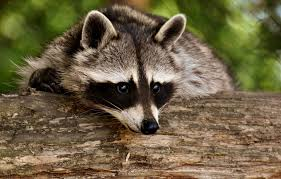
#> input picture actividad 2/animal.jpeg, 281 x 179 px, given in place of the camera
$ python image_capture-2.py
#> lines starting #> are read from the running program, lines starting #| are printed output that depends on the picture; after the words box and inside, x2 and y2 are one past the last pixel; in counts of white or black regions, pixels touching at a corner belong together
#------------------------------------------------------------------------------------------------------------------
#   Image capture program
#------------------------------------------------------------------------------------------------------------------

import cv2
import pickle
from datetime import datetime

# Initialize camera
cam_port = 1
cam = cv2.VideoCapture()
# On Windows you might use cv2.CAP_DSHOW; on macOS/OpenCV defaults are fine.
try:
    cam.open(cam_port, cv2.CAP_DSHOW)
except Exception:
    cam.open(cam_port)
font = cv2.FONT_HERSHEY_SIMPLEX

# Read images
n_images = 50
images = []
i = 0
while (i<n_images):

    result, frame = cam.read()
#> frame is the input picture: shape (179, 281, 3); mean B, G, R 67.1, 96.9, 109

    # Show result
    if result:
        # Convert to grayscale and compute edges
        gray = cv2.cvtColor(frame, cv2.COLOR_BGR2GRAY)
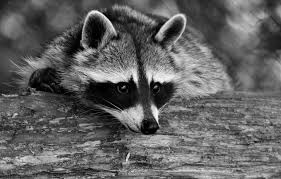
#> gray: shape (179, 281); min 0, max 252, mean 97.1
        # Optional: blur to reduce noise
        blurred = cv2.GaussianBlur(gray, (5,5), 1.4)
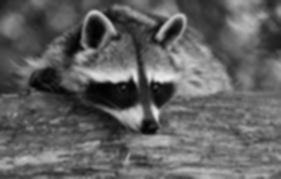
#> blurred: shape (179, 281); min 1, max 233, mean 97.1
        # Canny edge detector - thresholds can be tuned
        edges = cv2.Canny(blurred, 50, 150)
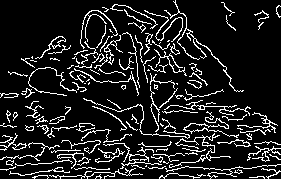
#> edges: shape (179, 281); 12.6% white in thin lines or dots

        # Convert edges to BGR so we can draw text in color if desired
        edges_bgr = cv2.cvtColor(edges, cv2.COLOR_GRAY2BGR)
#> edges_bgr: shape (179, 281, 3); 12.6% white in thin lines or dots

        text = "Image " + str(i) + "/" + str(n_images)
        cv2.putText(edges_bgr, text, (10,450), font, 1, (0, 255, 0), 2, cv2.LINE_AA)

        cv2.imshow("<<Press + to capture image - edges shown>>", edges_bgr)

        # WaitKey once per loop and store the key
        key = cv2.waitKey(1) & 0xFF
#> (key q is pressed here)
        if key == ord('+'):
            # Save the original color frame (or edges if you prefer)
            images.append(frame)
            i+=1
            print("Image " + str(i) + "/" + str(n_images))
        elif key == ord('q'):
            break

    else:
        print("No image detected")
        break

cam.release()
cv2.destroyAllWindows()

# Save data
now = datetime.now().strftime("%m_%d_%Y_%H_%M_%S")
outputFile = open(now + '.obj', 'wb')
pickle.dump(images, outputFile)
outputFile.close()

#------------------------------------------------------------------------------------------------------------------
#   End of file
#------------------------------------------------------------------------------------------------------------------

$ run again, on actividad 2/flores blancas .jpeg
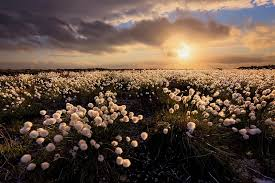
#> input picture actividad 2/flores blancas .jpeg, 275 x 183 px, given in place of the camera
#> frame is the input picture: shape (183, 275, 3); mean B, G, R 64.3, 77.2, 97
#> `blurred = cv2.GaussianBlur(gray, (5,5), 1.4)`:
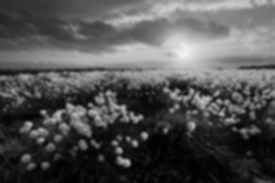
#> blurred: shape (183, 275); min 0, max 241, mean 81.6
#> `edges = cv2.Canny(blurred, 50, 150)`:
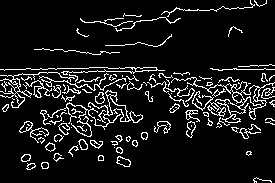
#> edges: shape (183, 275); 9.6% white in thin lines or dots
#> edges_bgr: shape (183, 275, 3); 9.6% white in thin lines or dots

$ run again, on actividad 2/flores.jpeg
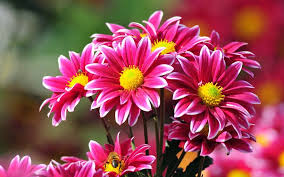
#> input picture actividad 2/flores.jpeg, 284 x 177 px, given in place of the camera
#> frame is the input picture: shape (177, 284, 3); mean B, G, R 85.4, 74.3, 152
#> `blurred = cv2.GaussianBlur(gray, (5,5), 1.4)`:
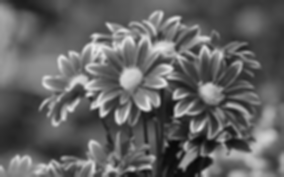
#> blurred: shape (177, 284); min 9, max 232, mean 98.8
#> `edges = cv2.Canny(blurred, 50, 150)`:
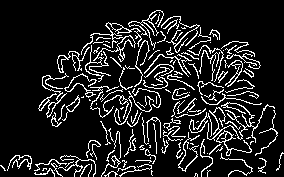
#> edges: shape (177, 284); 12.8% white in thin lines or dots
#> edges_bgr: shape (177, 284, 3); 12.8% white in thin lines or dots

$ run again, on actividad 2/loscabos.jpeg
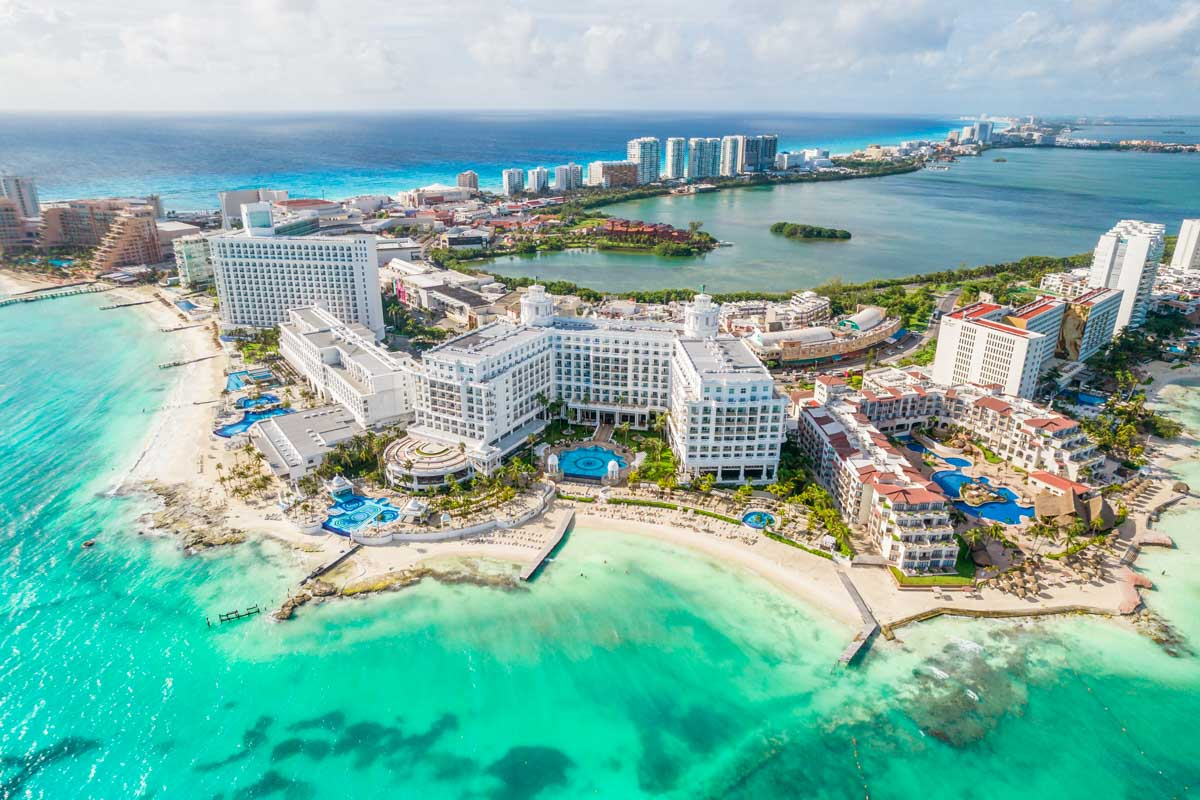
#> input picture actividad 2/loscabos.jpeg, 1200 x 800 px, given in place of the camera
#> frame is the input picture: shape (800, 1200, 3); mean B, G, R 168.2, 178.4, 127.7
#> `edges = cv2.Canny(blurred, 50, 150)`:
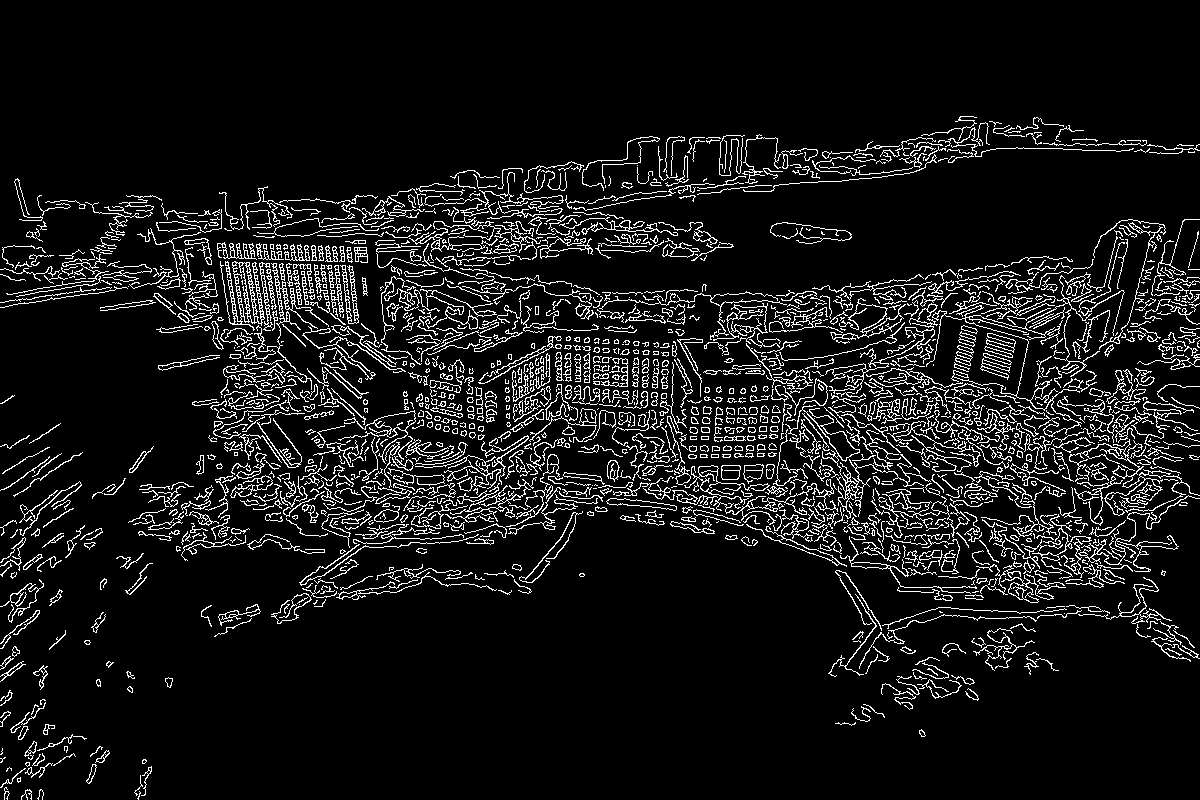
#> edges: shape (800, 1200); 8.7% white in thin lines or dots, all inside (x1, y1, x2, y2) = (0, 116, 1200, 800)
#> `cv2.putText(edges_bgr, text, (10,450), font, 1, (0, 255, 0), 2, cv2.LI..`:
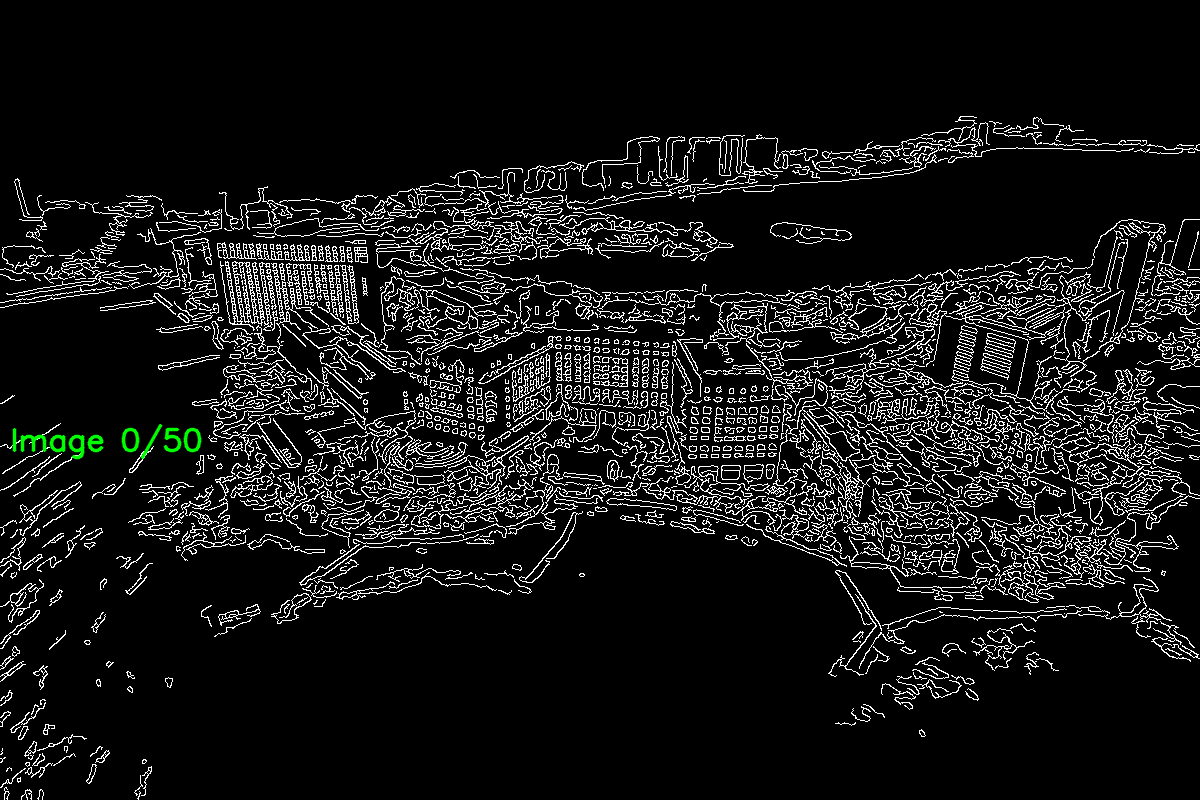
#> edges_bgr: shape (800, 1200, 3); mean B, G, R 22.3, 22.7, 22.3
